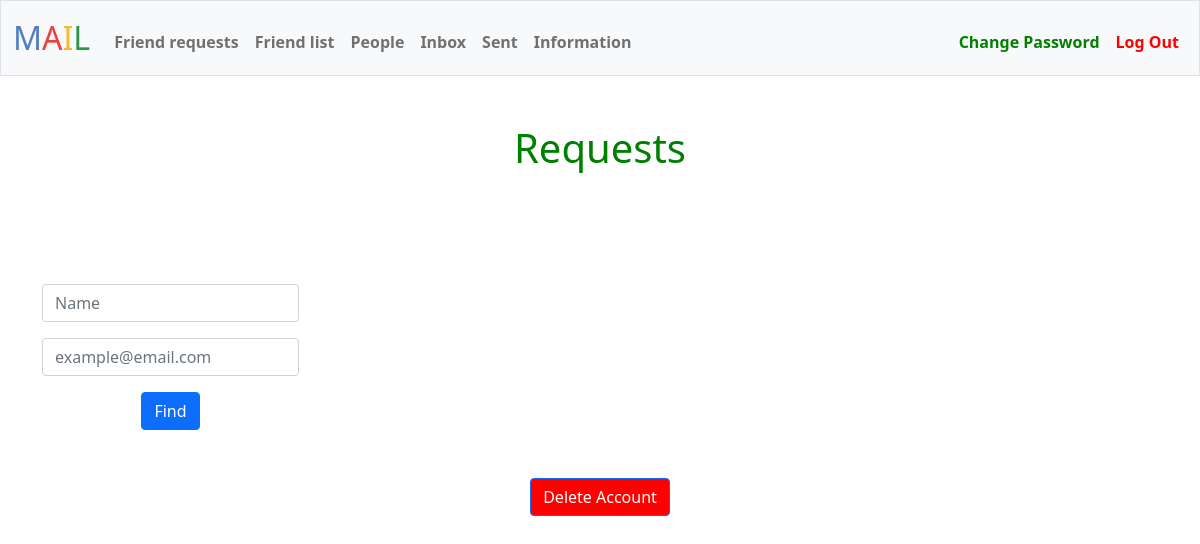
The page /requests (signed in) on the database as committed earlier.
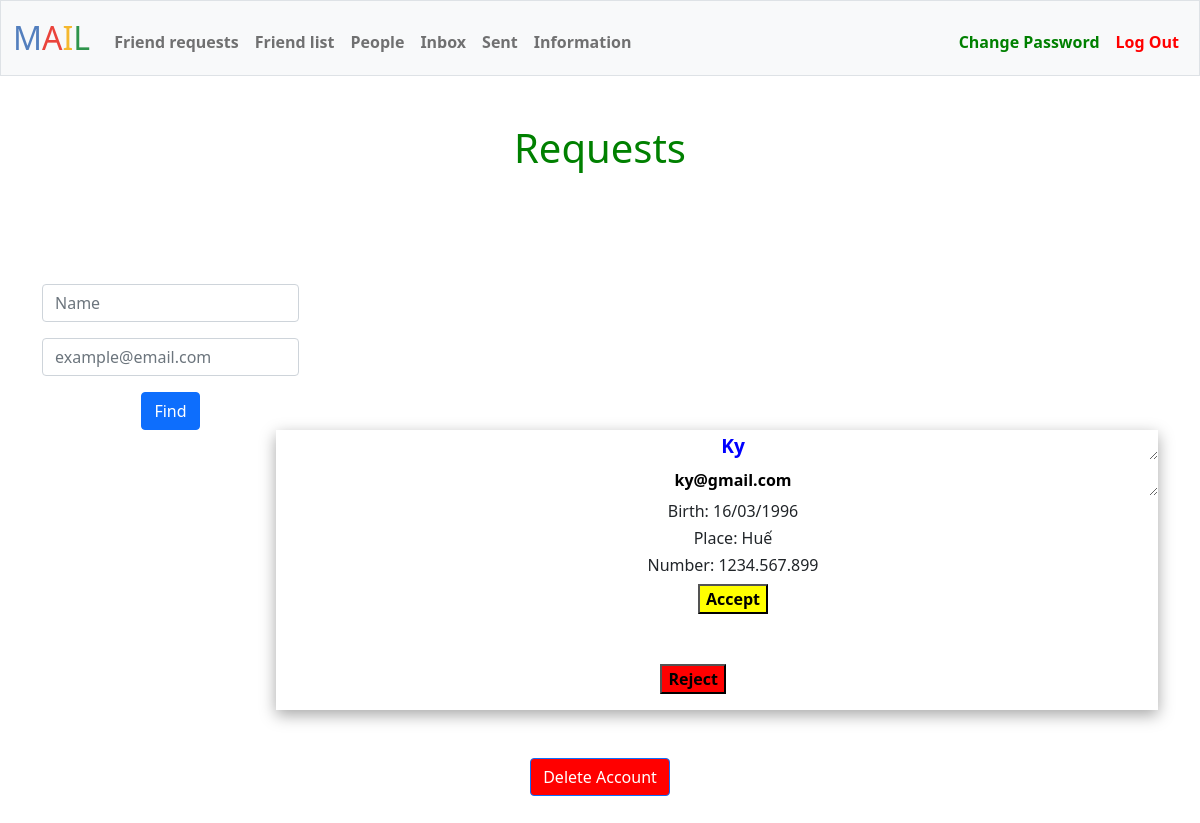
The same page on the database as committed later.
### tables this page shows
CREATE TABLE informations (
id INTEGER PRIMARY KEY AUTOINCREMENT NOT NULL,
user_id INTEGER NOT NULL,
name TEXT NOT NULL,
birth TEXT,
place TEXT,
number TEXT,
email TEXT NOT NULL UNIQUE);

### app.py (the view, shortened to what this page needs)
@app.route("/requests", methods=["GET", "POST"])
@login_required
@information_required
def requests():
    user_id = session['user_id']
    if request.method == "GET":
        rows = db.execute("SELECT * FROM informations JOIN friends ON user_id = host_id WHERE friend_id = ? AND status = ? ORDER BY status, name DESC", user_id, 'unconfirmed')
        people = []
        for row in rows:
            person = {}
            person['name'] = row['name']
            person['email'] = row['email']
            person['birth'] = row['birth']
            person['place'] = row['place']
            person['number'] = row['number']
            person['operation'] = 'Accept'
            person['reject'] = 'Reject'
            people.append(person)
        return render_template("requests.html", people=people)

### app.py (called while the page is built)
@app.after_request
def after_request(response):
    response.headers["Cache-Control"] = "no-cache, no-store, must-revalidate"
    response.headers["Expires"] = 0
    response.headers["Pragma"] = "no-cache"
    return response

### helpers.py (called while the page is built)
def login_required(f):
    @wraps(f)
    def decorated_function(*args, **kwargs):
        if session.get("user_id") is None:
            return redirect("/login")
        return f(*args, **kwargs)
    return decorated_function

def information_required(f):
    @wraps(f)
    def decorated_function(*args, **kwargs):
        user_id = session.get("user_id")
        rows = db.execute("SELECT * FROM informations WHERE user_id = ?", user_id)
        if len(rows) == 0:
            message = 'You must provide you informations first!'
            return render_template("information.html", requirement=message)
        return f(*args, **kwargs)
    return decorated_function

### templates/requests.html (shortened to what this page needs)
{% extends "layout.html" %}
{% block request %}<h1>Requests</h1>{% endblock %}
{% block main %}
<div id="parent">
    <div id="find">
        <form action="/requests" method="post">
            <div class="mb-3">
                <input autofocus class="form-control mx-auto w-auto" id="name" name="name" placeholder="Name" type="text">
            </div>
            <div class="mb-3">
                <input class="form-control mx-auto w-auto" id="email" name="email" placeholder="example@email.com" type="text">
            </div>
            <button class="btn btn-primary" type="submit">Find</button>
        </form>
    </div>
    {% for person in people %}
    <div id="result">
        <div>
            <form action="/add" method="post">
                <ul>
                    <li><textarea id="person" name="name" readonly>{{ person["name"] }}</textarea></li>
                    <li><textarea id="person-email" name="email" readonly>{{ person["email"] }}</textarea></li>
                    {% if person["birth"] %}
                    <li><h6>Birth: {{ person["birth"] }}</h6></li>
                    {% endif %}
                    {% if person["place"] %}
                    <li><h6>Place: {{ person["place"] }}</h6></li>
                    {% endif %}
                    {% if person["number"] %}
                    <li><h6>Number: {{ person["number"] }}</h6></li>
                    {% endif %}
                    <button type="submit">{{ person["operation"] }}</button>
                </ul>
                <br>
            </form>
            <form class="reject" action="/reject" method="post">
                <ul>
                    {% if person["reject"] %}
                    <div class="button"><button id="reject" type="submit">{{ person["reject"] }}</button></div>
                    {% endif %}
                </ul>
            </form>
        </div>
    </div>
    {% endfor %}
</div>
{% endblock %}

Rows that differ between the two databases and show on the page:
added informations: name "Ky", email "ky@gmail.com", birth "16/03/1996", place "Huế", number "1234.567.899", operation "Accept", reject "Reject"
